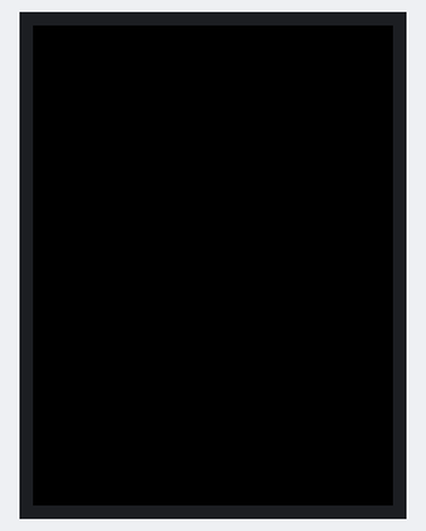
Recording of a sketch running on a simulated Arduino Uno, built with avr-gcc and run on an emulated ATmega328P. On the bench: 240×320 colour display.

Above: at 0.3 s.
At 11.5 s:
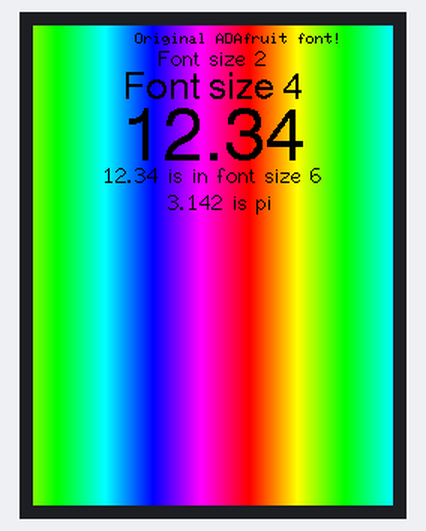
At 21.5 s:
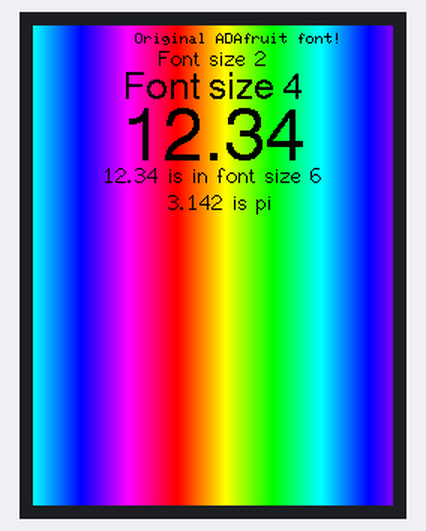
At 31.5 s:
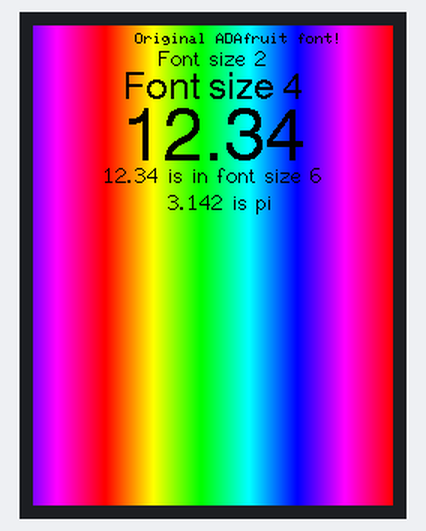
At 41.5 s:
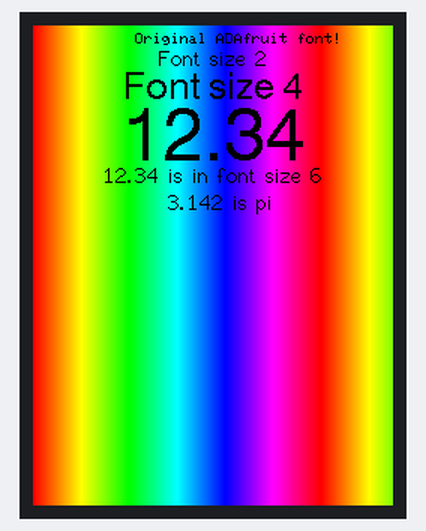

The sketch:

TFT_Rainbow_ILI9341.ino
```cpp
/*
 An example showing rainbow colours on a 2.2" TFT LCD screen
 and to show a basic example of font use.

 The existing Adafruit font is still in the library
 Only new font sizes 2,4,6 and 7 are implemented in the Adafruit_GFX library.

 This examples uses the hardware SPI only. Non-hardware SPI
 is just too slow (~8 times slower!)

 Alan Senior 18/1/2015

 */

// These are the connections for the UNO
//#define sclk 13  // Don't change
//#define mosi 11  // Don't change
#define cs   8
#define dc   10
#define rst  9  // you can also connect this to the Arduino reset

#include <Adafruit_GFX_AS.h>    // Core graphics library, with extra fonts.
#include <Adafruit_ILI9341_STM.h> // STM32 DMA Hardware-specific library
#include <SPI.h>

Adafruit_ILI9341_STM tft = Adafruit_ILI9341_STM(cs, dc, rst);       // Invoke custom library

unsigned long targetTime = 0;
byte red = 31;
byte green = 0;
byte blue = 0;
byte state = 0;
unsigned int colour = red << 11;

void setup(void) {
  tft.begin();
  tft.setRotation(2);
  tft.fillScreen(ILI9341_BLACK);

  targetTime = millis() + 1000;
}

void loop() {

  if (targetTime < millis()) {
    targetTime = millis()+10000;
    for (int i = 0; i<240; i++) {
      tft.drawFastVLine(i, 0, tft.height(), colour);
      switch (state) {
      case 0:
        green +=2;
        if (green == 64) {
          green=63;
          state = 1;
        }
        break;
      case 1:
        red--;
        if (red == 255) {
          red = 0;
          state = 2;
        }
        break;
      case 2:
        blue ++;
        if (blue == 32) {
          blue=31;
          state = 3;
        }
        break;
      case 3:
        green -=2;
        if (green ==255) {
          green=0;
          state = 4;
        }
        break;
      case 4:
        red ++;
        if (red == 32) {
          red = 31;
          state = 5;
        }
        break;
      case 5:
        blue --;
        if (blue == 255) {
          blue = 0;
          state = 0;
        }
        break;
      }
      colour = red<<11 | green<<5 | blue;
    }

    // The standard ADAFruit font still works as berfore
    tft.setTextColor(ILI9341_BLACK, ILI9341_BLACK); // Note these fonts do not plot the background colour
    tft.setCursor (68, 5);
    tft.print("Original ADAfruit font!");

    // The new larger fonts do not use the .setCursor call, coords are embedded
    tft.setTextColor(ILI9341_BLACK); // Do not plot the background colour
    // Overlay the black text on top of the rainbow plot (the advantage of not drawing the backgorund colour!)
    tft.drawCentreString("Font size 2",120,14,2); // Draw text centre at position 120, 14 using font 2
    tft.drawCentreString("Font size 4",120,30,4); // Draw text centre at position 120, 30 using font 4
    tft.drawCentreString("12.34",120,54,6); // Draw text centre at position 120, 54 using font 6
    tft.drawCentreString("12.34 is in font size 6",120,92,2); // Draw text centre at position 120, 92 using font 2
    // Note the x position is the top of the font!

    // draw a floating point number
    float pi = 3.14159; // Value to print
    int precision = 3;  // Number of digits after decimal point
    int xpos = 90;      // x position
    int ypos = 110;     // y position
    int font = 2;       // font number only 2,4,6,7 valid. Font 6 only contains characters [space] 0 1 2 3 4 5 6 7 8 9 0 : . a p m
    xpos+=tft.drawFloat(pi,precision,xpos,ypos,font); // Draw rounded number and return new xpos delta for next print position
    tft.drawString(" is pi",xpos,ypos,font); // Continue printing from new x position
  }
}
```

Measured:
- by itself, everything shown: repeats every 40.0 s, in 4 steps
- what the display in image 1 shows lasts 10.0 s, from 11.5 s to 21.5 s
